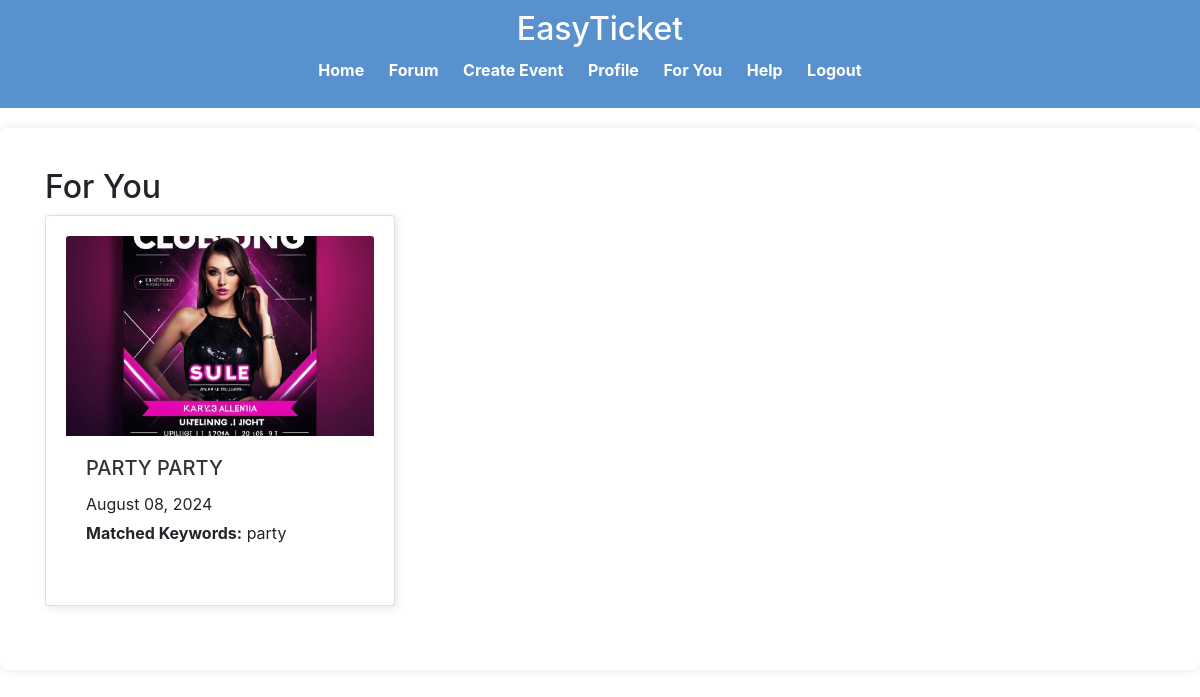
Page /recommended-events/ (signed in) on the committed database.
### events/models.py (models this page shows, shortened)
class Event(models.Model):
    title = models.CharField(max_length=200)
    description = models.TextField()
    start_date = models.DateField(null=True, blank=True)
    end_date = models.DateField(null=True, blank=True)
    start_time = models.TimeField()
    end_time = models.TimeField()
    location = models.CharField(max_length=200)
    image = models.ImageField(upload_to='events/')
    organizer = models.ForeignKey(User, on_delete=models.CASCADE)
    price_per_ticket = models.DecimalField(max_digits=10, decimal_places=2, blank=True, null=True)
    capacity = models.IntegerField(default=0)
    event_category = models.CharField(max_length=1, choices=categories, default='f')
    is_closed = models.BooleanField(default=False)
    separate_pages = models.BooleanField(default=False)

### events/views.py (the view)
# urls.py: path('recommended-events/', views.recommended_events, name='recommended_events'),
@login_required
def recommended_events(request):
    user_profile = request.user.userprofile
    keywords = [keyword.strip().lower() for keyword in user_profile.keywords.split(',')]  # Normalize keywords
    events = Event.objects.exclude(organizer=request.user)  # Exclude the user's own events
    events_with_keywords = []
    for event in events:
        event_keywords_set = set(keyword for keyword in keywords if keyword in event.description.lower())
        event_category_name = dict(categories).get(event.event_category, '').lower()
        if event_category_name in keywords:
            event_keywords_set.add(event_category_name)
        if event_keywords_set:
            events_with_keywords.append((event, ', '.join(event_keywords_set)))
    context = {
        'events_with_keywords': events_with_keywords,
    }
    return render(request, 'events/recommended_events.html', context)

### events/templates/events/recommended_events.html (shortened to what this page needs)
{% extends 'events/layout.html' %}
{% block content %}
<div class="container">
    <h2>For You</h2>
    <div class="row">
        {% for event, matched_keywords in events_with_keywords %}
        <div class="col-md-4 col-sm-6 mb-4">
            <div class="card h-100">
                <img src="{{ event.image.url }}" class="card-img-top img-fluid" alt="{{ event.title }}">
                <div class="card-body">
                    <h5 class="card-title">
                        <a href="{% url 'event_detail' event.id %}">{{ event.title }}</a>
                    </h5>
                    <p class="card-text">{{ event.start_date|date:"F d, Y" }}</p>
                    <div>
                        <strong>Matched Keywords:</strong> {{ matched_keywords }}
                    </div>
                </div>
            </div>
        </div>
        {% empty %}
        <div class="col">
            <p>No events matched your interests.</p>
        </div>
        {% endfor %}
    </div>
</div>
{% endblock %}

### events/static/events/css/style.css (style rules this page uses)
* { margin: 0; padding: 0; box-sizing: border-box; }
body { font-family: 'Arial', sans-serif; line-height: 1.6; background-color: #f0f0f0; color: #333; margin: 0; padding: 0; }
.container { max-width: 1200px; margin: 0 auto; padding: 20px; }
.card img { max-height: 200px; object-fit: cover; }
.card-title a { color: #333; text-decoration: none; }
.card { border: 1px solid #ccc; padding: 20px; margin-bottom: 20px; border-radius: 8px; box-shadow: 2px 2px 8px rgba(0, 0, 0, 0.1); }
.card p { margin: 5px 0; }

### rows in the picture
Event: image (picture), title "PARTY PARTY", start_date "August 08, 2024", matched_keywords "party"
